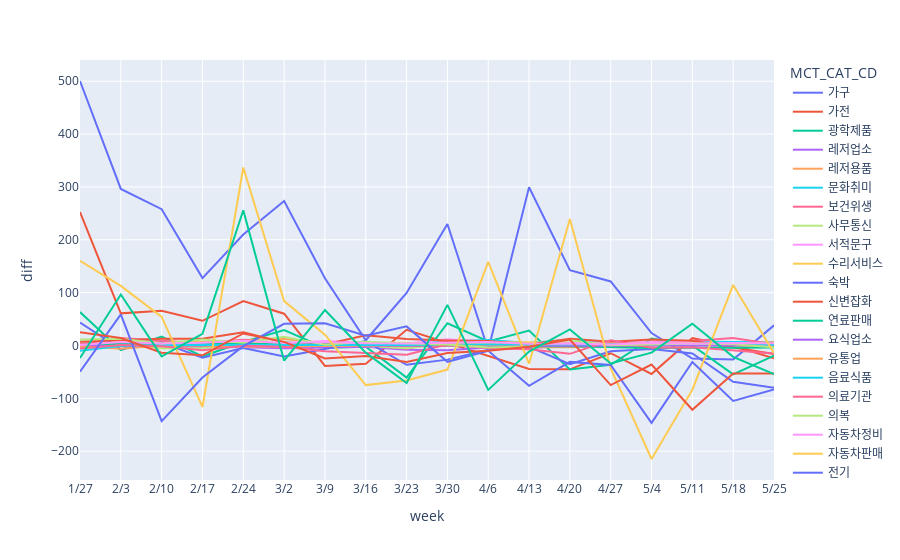

The notebook cell saved with this chart:
### Code cell
fig = px.line(seoul_cnt_diff2, x="week", y="diff", color='MCT_CAT_CD')

fig.update_layout(xaxis=dict(tickmode='array', tickvals=np.arange(0, len(test2)), ticktext=test2))
fig.show()

### Figure 1 — Plotly figure (JSON) as saved in the notebook; plotly's stock layout.template omitted (floating-point values rounded to 4 significant figures)
{"data": [{"hovertemplate": "MCT_CAT_CD=가구<br>week=%{x}<br>diff=%{y}<extra></extra>", "legendgroup": "가구", "line": {"color": "#636efa", "dash": "solid"}, "mode": "lines", "name": "가구", "orientation": "v", "showlegend": true, "type": "scatter", "x": [5, 6, 7, 8, 9, 10, 11, 12, 13, 14, 15, 16, 17, 18, 19, 20, 21, 22], "xaxis": "x", "y": [500.4, 296.1, 257.8, 127.5, 209.9, 273.4, 127.1, 9.883, 99.26, 229.8, -8.571, 299.3, 142.6, 121.2, 23.51, -24.74, -26.62, 38.07], "yaxis": "y"}, {"hovertemplate": "MCT_CAT_CD=가전<br>week=%{x}<br>diff=%{y}<extra></extra>", "legendgroup": "가전", "line": {"color": "#EF553B", "dash": "solid"}, "mode": "lines", "name": "가전", "orientation": "v", "showlegend": true, "type": "scatter", "x": [5, 6, 7, 8, 9, 10, 11, 12, 13, 14, 15, 16, 17, 18, 19, 20, 21, 22], "xaxis": "x", "y": [252.4, 60.71, 65.71, 46.61, 83.85, 60.03, -38.73, -34.52, 29.62, 5.007, -20.85, -44.5, -45.15, -14.72, -53.91, 13.81, -1.339, -24.36], "yaxis": "y"}, {"hovertemplate": "MCT_CAT_CD=광학제품<br>week=%{x}<br>diff=%{y}<extra></extra>", "legendgroup": "광학제품", "line": {"color": "#00cc96", "dash": "solid"}, "mode": "lines", "name": "광학제품", "orientation": "v", "showlegend": true, "type": "scatter", "x": [5, 6, 7, 8, 9, 10, 11, 12, 13, 14, 15, 16, 17, 18, 19, 20, 21, 22], "xaxis": "x", "y": [63.28, -8.999, 16.72, -20.56, 6.459, 29.25, -4.519, -2.363, -60.69, 42.05, 7.58, 28.28, -45.62, -36.67, 13.2, -0.04836, -54.81, -19.23], "yaxis": "y"}, {"hovertemplate": "MCT_CAT_CD=레저업소<br>week=%{x}<br>diff=%{y}<extra></extra>", "legendgroup": "레저업소", "line": {"color": "#ab63fa", "dash": "solid"}, "mode": "lines", "name": "레저업소", "orientation": "v", "showlegend": true, "type": "scatter", "x": [5, 6, 7, 8, 9, 10, 11, 12, 13, 14, 15, 16, 17, 18, 19, 20, 21, 22], "xaxis": "x", "y": [-0.8979, 2.063, -2.22, -2.826, -3.279, -5.441, -3.812, -2.537, -7.948, -9.048, -3.962, -5.016, -0.7366, -1.295, 1.724, 1.471, 0.6567, -0.6061], "yaxis": "y"}, {"hovertemplate": "MCT_CAT_CD=레저용품<br>week=%{x}<br>diff=%{y}<extra></extra>", "legendgroup": "레저용품", "line": {"color": "#FFA15A", "dash": "solid"}, "mode": "lines", "name": "레저용품", "orientation": "v", "showlegend": true, "type": "scatter", "x": [5, 6, 7, 8, 9, 10, 11, 12, 13, 14, 15, 16, 17, 18, 19, 20, 21, 22], "xaxis": "x", "y": [2.915, 4.574, 7.474, 6.184, 10.47, 12.01, 4.536, 3.765, 0.7165, 0.4055, 0.898, -3.502, -3.458, -1.555, 0.02625, 4.255, 4.957, -1.656], "yaxis": "y"}, {"hovertemplate": "MCT_CAT_CD=문화취미<br>week=%{x}<br>diff=%{y}<extra></extra>", "legendgroup": "문화취미", "line": {"color": "#19d3f3", "dash": "solid"}, "mode": "lines", "name": "문화취미", "orientation": "v", "showlegend": true, "type": "scatter", "x": [5, 6, 7, 8, 9, 10, 11, 12, 13, 14, 15, 16, 17, 18, 19, 20, 21, 22], "xaxis": "x", "y": [0.8067, 5.306, -0.2019, -0.06171, -0.7232, 5.559, 2.255, 2.871, 2.968, 7.267, 10.08, 4.443, 10.99, 6.782, 4.237, 6.921, 6.126, 5.839], "yaxis": "y"}, {"hovertemplate": "MCT_CAT_CD=보건위생<br>week=%{x}<br>diff=%{y}<extra></extra>", "legendgroup": "보건위생", "line": {"color": "#FF6692", "dash": "solid"}, "mode": "lines", "name": "보건위생", "orientation": "v", "showlegend": true, "type": "scatter", "x": [5, 6, 7, 8, 9, 10, 11, 12, 13, 14, 15, 16, 17, 18, 19, 20, 21, 22], "xaxis": "x", "y": [2.268, 14.03, 8.785, 3.146, 10.57, 1.124, 3.825, 1.459, -6.166, 8.948, 3.63, 2.018, 3.203, 5.332, 5.477, 8.576, 14.15, 2.217], "yaxis": "y"}, {"hovertemplate": "MCT_CAT_CD=사무통신<br>week=%{x}<br>diff=%{y}<extra></extra>", "legendgroup": "사무통신", "line": {"color": "#B6E880", "dash": "solid"}, "mode": "lines", "name": "사무통신", "orientation": "v", "showlegend": true, "type": "scatter", "x": [5, 6, 7, 8, 9, 10, 11, 12, 13, 14, 15, 16, 17, 18, 19, 20, 21, 22], "xaxis": "x", "y": [-5.085, 2.251, -5.542, -4.718, 0.1693, -2.627, 0.002904, -1.03, -5.207, 2.164, 3.032, 3.099, 2.231, 4.525, 1.785, 2.99, 1.902, 2.53], "yaxis": "y"}, {"hovertemplate": "MCT_CAT_CD=서적문구<br>week=%{x}<br>diff=%{y}<extra></extra>", "legendgroup": "서적문구", "line": {"color": "#FF97FF", "dash": "solid"}, "mode": "lines", "name": "서적문구", "orientation": "v", "showlegend": true, "type": "scatter", "x": [5, 6, 7, 8, 9, 10, 11, 12, 13, 14, 15, 16, 17, 18, 19, 20, 21, 22], "xaxis": "x", "y": [-5.22, 6.503, 0.2378, -0.2681, 3.875, 4.236, 8.233, 5.012, 3.912, 11.95, 7.005, 3.919, 5.702, 4.994, 6.21, 6.478, 3.895, 2.325], "yaxis": "y"}, {"hovertemplate": "MCT_CAT_CD=수리서비스<br>week=%{x}<br>diff=%{y}<extra></extra>", "legendgroup": "수리서비스", "line": {"color": "#FECB52", "dash": "solid"}, "mode": "lines", "name": "수리서비스", "orientation": "v", "showlegend": true, "type": "scatter", "x": [5, 6, 7, 8, 9, 10, 11, 12, 13, 14, 15, 16, 17, 18, 19, 20, 21, 22], "xaxis": "x", "y": [-4.448, 8.273, -2.082, 3.606, 6.652, 2.192, 0.02541, 4.179, 4.871, 1.674, 5.346, 6.173, 3.197, -0.4599, 4.122, 3.268, -1.78, -2.971], "yaxis": "y"}, {"hovertemplate": "MCT_CAT_CD=숙박<br>week=%{x}<br>diff=%{y}<extra></extra>", "legendgroup": "숙박", "line": {"color": "#636efa", "dash": "solid"}, "mode": "lines", "name": "숙박", "orientation": "v", "showlegend": true, "type": "scatter", "x": [5, 6, 7, 8, 9, 10, 11, 12, 13, 14, 15, 16, 17, 18, 19, 20, 21, 22], "xaxis": "x", "y": [43.18, -6.774, 5.405, -23.01, -4.756, -20.94, -6.633, 8.126, -36.68, -26.86, -7.938, -2.58, -35.47, -10.92, -6.633, -15.1, -68.88, -80.15], "yaxis": "y"}, {"hovertemplate": "MCT_CAT_CD=신변잡화<br>week=%{x}<br>diff=%{y}<extra></extra>", "legendgroup": "신변잡화", "line": {"color": "#EF553B", "dash": "solid"}, "mode": "lines", "name": "신변잡화", "orientation": "v", "showlegend": true, "type": "scatter", "x": [5, 6, 7, 8, 9, 10, 11, 12, 13, 14, 15, 16, 17, 18, 19, 20, 21, 22], "xaxis": "x", "y": [7.121, 10.51, 12.89, 12.55, 25.17, 5.788, 1.827, 19.15, 12.23, 9.556, 8.485, 1.841, 12.65, 6.779, 11.15, 8.972, -4.175, -16.04], "yaxis": "y"}, {"hovertemplate": "MCT_CAT_CD=연료판매<br>week=%{x}<br>diff=%{y}<extra></extra>", "legendgroup": "연료판매", "line": {"color": "#00cc96", "dash": "solid"}, "mode": "lines", "name": "연료판매", "orientation": "v", "showlegend": true, "type": "scatter", "x": [5, 6, 7, 8, 9, 10, 11, 12, 13, 14, 15, 16, 17, 18, 19, 20, 21, 22], "xaxis": "x", "y": [0.7272, 3.778, 3.411, 2.7, 3.811, 1.863, 2.292, 0.3388, 1.436, 0.1649, -0.3039, -1.622, -1.607, -3.011, -4.936, -3.671, -4.548, -3.922], "yaxis": "y"}, {"hovertemplate": "MCT_CAT_CD=요식업소<br>week=%{x}<br>diff=%{y}<extra></extra>", "legendgroup": "요식업소", "line": {"color": "#ab63fa", "dash": "solid"}, "mode": "lines", "name": "요식업소", "orientation": "v", "showlegend": true, "type": "scatter", "x": [5, 6, 7, 8, 9, 10, 11, 12, 13, 14, 15, 16, 17, 18, 19, 20, 21, 22], "xaxis": "x", "y": [-0.9085, -0.6434, -0.8553, -1.133, -1.751, -1.235, -1.259, -1.538, -0.9712, -0.8111, -0.8857, -0.494, -0.2493, -0.4723, -0.09747, -0.05065, 0.09382, 0.1708], "yaxis": "y"}, {"hovertemplate": "MCT_CAT_CD=유통업<br>week=%{x}<br>diff=%{y}<extra></extra>", "legendgroup": "유통업", "line": {"color": "#FFA15A", "dash": "solid"}, "mode": "lines", "name": "유통업", "orientation": "v", "showlegend": true, "type": "scatter", "x": [5, 6, 7, 8, 9, 10, 11, 12, 13, 14, 15, 16, 17, 18, 19, 20, 21, 22], "xaxis": "x", "y": [-1.477, -6.457, -0.2108, -0.168, -2.336, -1.413, -0.2172, 0.8071, 0.2944, -0.3324, 1.447, 2.466, 2.285, 3.561, 3.055, 3.519, 3.406, 6.128], "yaxis": "y"}, {"hovertemplate": "MCT_CAT_CD=음료식품<br>week=%{x}<br>diff=%{y}<extra></extra>", "legendgroup": "음료식품", "line": {"color": "#19d3f3", "dash": "solid"}, "mode": "lines", "name": "음료식품", "orientation": "v", "showlegend": true, "type": "scatter", "x": [5, 6, 7, 8, 9, 10, 11, 12, 13, 14, 15, 16, 17, 18, 19, 20, 21, 22], "xaxis": "x", "y": [-10.27, -0.9138, 0.9054, 0.8236, 1.167, 1.596, 1.276, 1.615, 0.971, 1.794, 1.707, 1.126, 1.044, 1.653, 2.067, 2.751, 3.657, 1.319], "yaxis": "y"}, {"hovertemplate": "MCT_CAT_CD=의료기관<br>week=%{x}<br>diff=%{y}<extra></extra>", "legendgroup": "의료기관", "line": {"color": "#FF6692", "dash": "solid"}, "mode": "lines", "name": "의료기관", "orientation": "v", "showlegend": true, "type": "scatter", "x": [5, 6, 7, 8, 9, 10, 11, 12, 13, 14, 15, 16, 17, 18, 19, 20, 21, 22], "xaxis": "x", "y": [-5.903, 0.6259, -1.288, -8.982, -0.388, -2.534, -11.05, -14.97, -17.48, 2.092, -5.387, -7.287, -15.85, 9.579, -4.263, -3.176, -9.597, -15.18], "yaxis": "y"}, {"hovertemplate": "MCT_CAT_CD=의복<br>week=%{x}<br>diff=%{y}<extra></extra>", "legendgroup": "의복", "line": {"color": "#B6E880", "dash": "solid"}, "mode": "lines", "name": "의복", "orientation": "v", "showlegend": true, "type": "scatter", "x": [5, 6, 7, 8, 9, 10, 11, 12, 13, 14, 15, 16, 17, 18, 19, 20, 21, 22], "xaxis": "x", "y": [11.48, 12.78, 3.567, 11.31, 4.974, 16.28, 1.246, 6.79, 3.996, 1.584, -3.929, -1.957, 9.605, 0.5254, 1.956, 3.6, 2.226, -3.518], "yaxis": "y"}, {"hovertemplate": "MCT_CAT_CD=자동차정비<br>week=%{x}<br>diff=%{y}<extra></extra>", "legendgroup": "자동차정비", "line": {"color": "#FF97FF", "dash": "solid"}, "mode": "lines", "name": "자동차정비", "orientation": "v", "showlegend": true, "type": "scatter", "x": [5, 6, 7, 8, 9, 10, 11, 12, 13, 14, 15, 16, 17, 18, 19, 20, 21, 22], "xaxis": "x", "y": [0.8477, 6.608, 3.592, 5.187, 8.811, 4.398, 6.334, 4.236, 3.886, 5.105, 6.706, 3.323, 3.74, 1.975, 4.534, 3.376, 4.661, 4.055], "yaxis": "y"}, {"hovertemplate": "MCT_CAT_CD=자동차판매<br>week=%{x}<br>diff=%{y}<extra></extra>", "legendgroup": "자동차판매", "line": {"color": "#FECB52", "dash": "solid"}, "mode": "lines", "name": "자동차판매", "orientation": "v", "showlegend": true, "type": "scatter", "x": [5, 6, 7, 8, 9, 10, 11, 12, 13, 14, 15, 16, 17, 18, 19, 20, 21, 22], "xaxis": "x", "y": [160.2, 112.7, 54.04, -116.4, 336.7, 83.93, 20.34, -75.03, -66.38, -45.68, 158.0, -34.48, 239.1, -43.32, -214.9, -83.79, 114.6, -14.84], "yaxis": "y"}, {"hovertemplate": "MCT_CAT_CD=전기<br>week=%{x}<br>diff=%{y}<extra></extra>", "legendgroup": "전기", "line": {"color": "#636efa", "dash": "solid"}, "mode": "lines", "name": "전기", "orientation": "v", "showlegend": true, "type": "scatter", "x": [5, 6, 7, 8, 9, 10, 11, 12, 13, 14, 15, 16, 17, 18, 19, 20, 21, 22], "xaxis": "x", "y": [-49.49, 58.66, -143.3, -60.67, -1.213, 41.06, 41.77, 18.5, 36.08, -30.91, -10.1, -76.39, -31.09, -36.92, -146.5, -31.29, -104.8, -83.09], "yaxis": "y"}, {"hovertemplate": "MCT_CAT_CD=주방용구<br>week=%{x}<br>diff=%{y}<extra></extra>", "legendgroup": "주방용구", "line": {"color": "#EF553B", "dash": "solid"}, "mode": "lines", "name": "주방용구", "orientation": "v", "showlegend": true, "type": "scatter", "x": [5, 6, 7, 8, 9, 10, 11, 12, 13, 14, 15, 16, 17, 18, 19, 20, 21, 22], "xaxis": "x", "y": [24.98, 14.14, -13.71, -18.74, 22.75, 6.789, -24.68, -20.09, -31.07, -14.22, -9.977, -2.28, 11.1, -75.07, -36.03, -121.7, -53.22, -53.04], "yaxis": "y"}, {"hovertemplate": "MCT_CAT_CD=직물<br>week=%{x}<br>diff=%{y}<extra></extra>", "legendgroup": "직물", "line": {"color": "#00cc96", "dash": "solid"}, "mode": "lines", "name": "직물", "orientation": "v", "showlegend": true, "type": "scatter", "x": [5, 6, 7, 8, 9, 10, 11, 12, 13, 14, 15, 16, 17, 18, 19, 20, 21, 22], "xaxis": "x", "y": [-23.91, 96.37, -20.73, 21.94, 255.7, -28.82, 66.88, -13.67, -70.95, 76.75, -84.09, -11.64, 30.36, -34.02, -13.69, 41.19, -21.55, -53.99], "yaxis": "y"}], "layout": {"legend": {"title": {"text": "MCT_CAT_CD"}, "tracegroupgap": 0}, "margin": {"t": 60}, "xaxis": {"anchor": "y", "domain": [0, 1], "tickmode": "array", "ticktext": ["12/23", "12/30", "1/6", "1/13", "1/20", "1/27", "2/3", "2/10", "2/17", "2/24", "3/2", "3/9", "3/16", "3/23", "3/30", "4/6", "4/13", "4/20", "4/27", "5/4", "5/11", "5/18", "5/25", "6/1", "6/8", "6/15", "6/22", "6/29", "7/6", "7/13", "7/20", "7/27", "8/3", "8/10", "8/17", "8/24", "8/31", "9/7", "9/14", "9/21", "9/28", "10/5", "10/12", "10/19", "10/26", "11/2", "11/9", "11/16", "11/23", "11/30", "12/7", "12/14"], "tickvals": [0, 1, 2, 3, 4, 5, 6, 7, 8, 9, 10, 11, 12, 13, 14, 15, 16, 17, 18, 19, 20, 21, 22, 23, 24, 25, 26, 27, 28, 29, 30, 31, 32, 33, 34, 35, 36, 37, 38, 39, 40, 41, 42, 43, 44, 45, 46, 47, 48, 49, 50, 51], "title": {"text": "week"}}, "yaxis": {"anchor": "x", "domain": [0, 1], "title": {"text": "diff"}}}}
